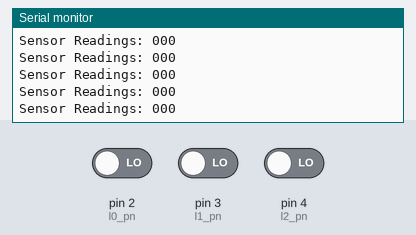
A sketch run on a simulated Arduino Uno, built with avr-gcc and run on an emulated ATmega328P. On the bench: the last lines printed to the serial monitor. The test bench sets the inputs (shaded band); at power-on: pin 2 (l0_pn) LOW, pin 3 (l1_pn) LOW, pin 4 (l2_pn) LOW.

Above: at 1.2 s.
1.3 s: pin 2 (l0_pn) driven HIGH
At 1.8 s:
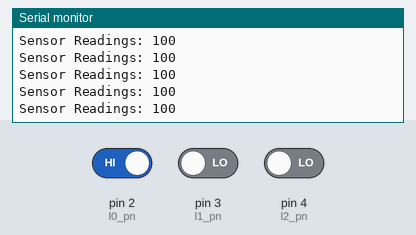
2.8 s: pin 3 (l1_pn) driven HIGH
At 3.5 s:
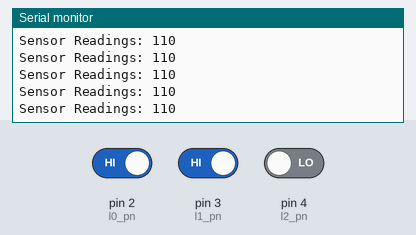
5.8 s: pin 4 (l2_pn) driven HIGH
At 6.8 s:
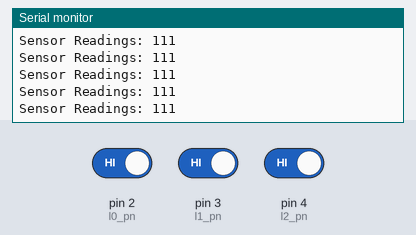
8.8 s: pin 2 (l0_pn) driven LOW
At 9.6 s:
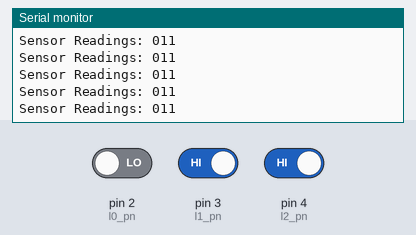
11.8 s: pin 3 (l1_pn) driven LOW
At 12.9 s:
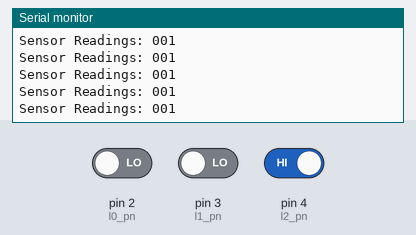
Timing chart, 0 to 14.3 s (numbered marks = the images above; inputs shaded):
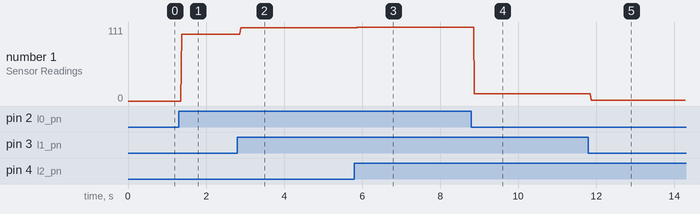

The sketch:

light_sensor_test.ino
```cpp
const int l0_pn = 2;   // left
const int l1_pn = 3;   // right
const int l2_pn = 4;   // far right (for juntion counting)
int l0, l1, l2;

void setup() {
  Serial.begin(9600);
  // put your setup code here, to run once:
  pinMode(l0_pn, INPUT);
  pinMode(l1_pn, INPUT);
  pinMode(l2_pn, INPUT);
}

void loop() {
  // put your main code here, to run repeatedly:
  l0 = digitalRead(l0_pn);
  l1 = digitalRead(l1_pn);
  l2 = digitalRead(l2_pn);

  Serial.print("Sensor Readings: ");
  Serial.print(l0);
  Serial.print(l1);
  Serial.println(l2);
}
```

Measured:
- after the input at 1.3 s, the serial monitor: prints a new line after 0.07 s (image 1)
- after the input at 2.8 s, the serial monitor: prints a new line after 0.08 s (image 2)
- after the input at 5.8 s, the serial monitor: prints a new line after 0.08 s (image 3)
- after the input at 8.8 s, the serial monitor: prints a new line after 0.08 s (image 4)
- after the input at 11.8 s, the serial monitor: prints a new line after 0.07 s (image 5)
- plotted number 1: 0 → 100 after the input at 1.3 s, 100 → 110 after the input at 2.8 s, 110 → 111 after the input at 5.8 s, 111 → 11 after the input at 8.8 s, 11 → 1 after the input at 11.8 s
